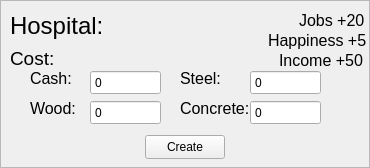
                   <widget class="QFrame" name="frmServHospital">
                    <property name="minimumSize">
                     <size>
                      <width>370</width>
                      <height>0</height>
                     </size>
                    </property>
                    <property name="maximumSize">
                     <size>
                      <width>370</width>
                      <height>16777215</height>
                     </size>
                    </property>
                    <property name="styleSheet">
                     <string notr="true">#frmServHospital {
	background-color: rgb(211, 211, 211);
	border: 2px solid black;
}</string>
                    </property>
                    <property name="frameShape">
                     <enum>QFrame::StyledPanel</enum>
                    </property>
                    <property name="frameShadow">
                     <enum>QFrame::Raised</enum>
                    </property>
                    <widget class="QPushButton" name="btnServHospital">
                     <property name="geometry">
                      <rect>
                       <x>145</x>
                       <y>135</y>
                       <width>80</width>
                       <height>24</height>
                      </rect>
                     </property>
                     <property name="text">
                      <string>Create</string>
                     </property>
                    </widget>
                    <widget class="QLabel" name="label_119">
                     <property name="geometry">
                      <rect>
                       <x>10</x>
                       <y>10</y>
                       <width>101</width>
                       <height>31</height>
                      </rect>
                     </property>
                     <property name="font">
                      <font>
                       <pointsize>18</pointsize>
                      </font>
                     </property>
                     <property name="text">
                      <string>Hospital:</string>
                     </property>
                    </widget>
                    <widget class="QLabel" name="label_120">
                     <property name="geometry">
                      <rect>
                       <x>10</x>
                       <y>50</y>
                       <width>49</width>
                       <height>16</height>
                      </rect>
                     </property>
                     <property name="font">
                      <font>
                       <pointsize>14</pointsize>
                      </font>
                     </property>
                     <property name="text">
                      <string>Cost:</string>
                     </property>
                    </widget>
                    <widget class="QSpinBox" name="spnServHospitalWood">
                     <property name="geometry">
                      <rect>
                       <x>90</x>
                       <y>100</y>
                       <width>71</width>
                       <height>25</height>
                      </rect>
                     </property>
                     <property name="buttonSymbols">
                      <enum>QAbstractSpinBox::NoButtons</enum>
                     </property>
                     <property name="minimum">
                      <number>0</number>
                     </property>
                     <property name="maximum">
                      <number>1000000</number>
                     </property>
                    </widget>
                    <widget class="QLabel" name="label_121">
                     <property name="geometry">
                      <rect>
                       <x>30</x>
                       <y>100</y>
                       <width>49</width>
                       <height>16</height>
                      </rect>
                     </property>
                     <property name="font">
                      <font>
                       <pointsize>12</pointsize>
                      </font>
                     </property>
                     <property name="text">
                      <string>Wood:</string>
                     </property>
                    </widget>
                    <widget class="QSpinBox" name="spnServHospitalSteel">
                     <property name="geometry">
                      <rect>
                       <x>250</x>
                       <y>70</y>
                       <width>71</width>
                       <height>25</height>
                      </rect>
                     </property>
                     <property name="buttonSymbols">
                      <enum>QAbstractSpinBox::NoButtons</enum>
                     </property>
                     <property name="minimum">
                      <number>0</number>
                     </property>
                     <property name="maximum">
                      <number>1000000</number>
                     </property>
                    </widget>
                    <widget class="QLabel" name="label_122">
                     <property name="geometry">
                      <rect>
                       <x>180</x>
                       <y>70</y>
                       <width>49</width>
                       <height>16</height>
                      </rect>
                     </property>
                     <property name="font">
                      <font>
                       <pointsize>12</pointsize>
                      </font>
                     </property>
                     <property name="text">
                      <string>Steel:</string>
                     </property>
                    </widget>
                    <widget class="QLabel" name="label_123">
                     <property name="geometry">
                      <rect>
                       <x>180</x>
                       <y>100</y>
                       <width>71</width>
                       <height>16</height>
                      </rect>
                     </property>
                     <property name="font">
                      <font>
                       <pointsize>12</pointsize>
                      </font>
                     </property>
                     <property name="text">
                      <string>Concrete:</string>
                     </property>
                    </widget>
                    <widget class="QSpinBox" name="spnServHospitalConcrete">
                     <property name="geometry">
                      <rect>
                       <x>250</x>
                       <y>100</y>
                       <width>71</width>
                       <height>25</height>
                      </rect>
                     </property>
                     <property name="buttonSymbols">
                      <enum>QAbstractSpinBox::NoButtons</enum>
                     </property>
                     <property name="minimum">
                      <number>0</number>
                     </property>
                     <property name="maximum">
                      <number>1000000</number>
                     </property>
                    </widget>
                    <widget class="QSpinBox" name="spnServHospitalCash">
                     <property name="geometry">
                      <rect>
                       <x>90</x>
                       <y>70</y>
                       <width>71</width>
                       <height>25</height>
                      </rect>
                     </property>
                     <property name="buttonSymbols">
                      <enum>QAbstractSpinBox::NoButtons</enum>
                     </property>
                     <property name="minimum">
                      <number>0</number>
                     </property>
                     <property name="maximum">
                      <number>1000000</number>
                     </property>
                    </widget>
                    <widget class="QLabel" name="label_124">
                     <property name="geometry">
                      <rect>
                       <x>30</x>
                       <y>70</y>
                       <width>49</width>
                       <height>16</height>
                      </rect>
                     </property>
                     <property name="font">
                      <font>
                       <pointsize>12</pointsize>
                      </font>
                     </property>
                     <property name="text">
                      <string>Cash:</string>
                     </property>
                    </widget>
                    <widget class="QLabel" name="label_152">
                     <property name="geometry">
                      <rect>
                       <x>268</x>
                       <y>20</y>
                       <width>101</width>
                       <height>41</height>
                      </rect>
                     </property>
                     <property name="font">
                      <font>
                       <pointsize>12</pointsize>
                      </font>
                     </property>
                     <property name="text">
                      <string>Happiness +5</string>
                     </property>
                    </widget>
                    <widget class="QLabel" name="label_149">
                     <property name="geometry">
                      <rect>
                       <x>299</x>
                       <y>0</y>
                       <width>71</width>
                       <height>41</height>
                      </rect>
                     </property>
                     <property name="font">
                      <font>
                       <pointsize>12</pointsize>
                      </font>
                     </property>
                     <property name="text">
                      <string>Jobs +20</string>
                     </property>
                    </widget>
                    <widget class="QLabel" name="label_150">
                     <property name="geometry">
                      <rect>
                       <x>279</x>
                       <y>40</y>
                       <width>91</width>
                       <height>41</height>
                      </rect>
                     </property>
                     <property name="font">
                      <font>
                       <pointsize>12</pointsize>
                      </font>
                     </property>
                     <property name="text">
                      <string>Income +50</string>
                     </property>
                    </widget>
                   </widget>
